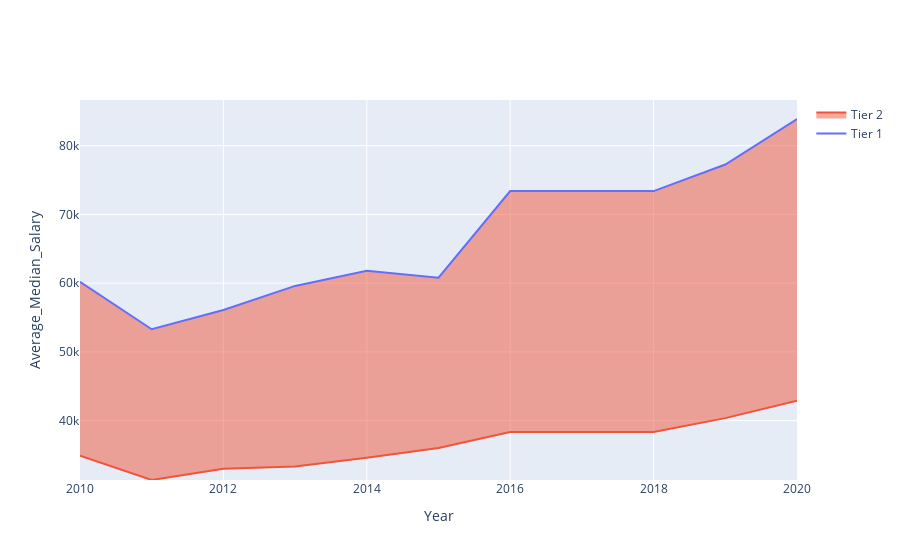

The notebook cell this image was saved under:
### Markdown cell above
## Analysing the disparity between Tier-1 and Tier-2 institutes ##

### Code cell
trace1 = go.Scatter(x=year, y=medianEarnTier1, mode="lines", name="Tier 1")
trace2 = go.Scatter(x=year, y=medianEarnTier2, mode="lines", name="Tier 2", fill="tonextx",opacity=0)


fig = go.Figure(data=[trace1, trace2])
fig.update_layout(
    xaxis=dict(title="Year"),
    yaxis=dict(title="Average_Median_Salary"),
)
fig.show()

### Figure 1 — Plotly figure (JSON) as saved in the notebook; plotly's stock layout.template omitted (floating-point values rounded to 4 significant figures)
{"data": [{"mode": "lines", "name": "Tier 1", "type": "scatter", "x": [2010, 2011, 2012, 2013, 2014, 2015, 2016, 2017, 2018, 2019, 2020], "y": [60200, 53295, 56100, 59600, 61800, 60800, 73397, 73397, 73397, 77260, 83890]}, {"fill": "tonextx", "mode": "lines", "name": "Tier 2", "opacity": 0, "type": "scatter", "x": [2010, 2011, 2012, 2013, 2014, 2015, 2016, 2017, 2018, 2019, 2020], "y": [34900, 31350, 33000, 33300, 34600, 36000, 38340.0, 38340.0, 38340.0, 40356, 42884]}], "layout": {"xaxis": {"title": {"text": "Year"}}, "yaxis": {"title": {"text": "Average_Median_Salary"}}}}
